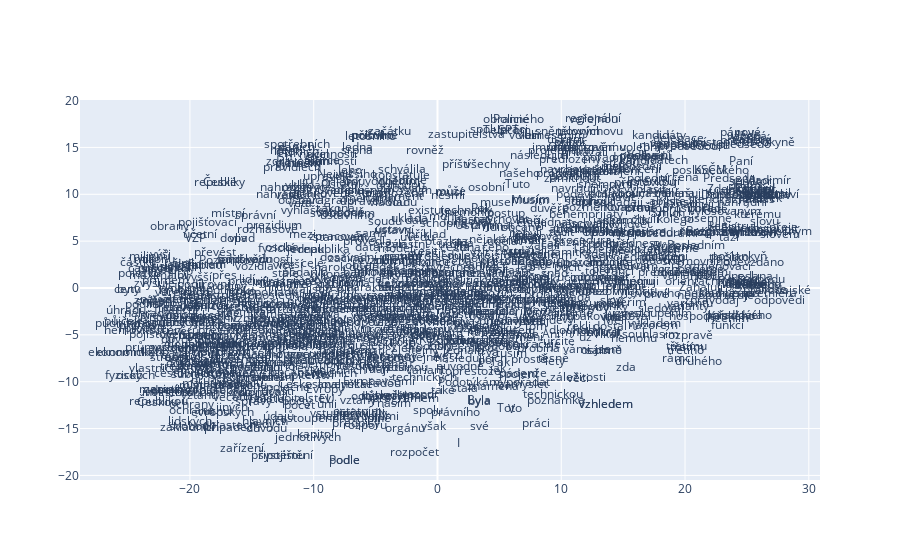

The notebook cell saved with this chart:
### Code cell
# Plot the TSNE
trace = go.Scatter(
    x = Y[:,0],
    y = Y[:,1],
    text = list(wanted_vocab),
    mode='text'
)

data = [trace]

# Plot and embed in ipython notebook!
iplot(data, filename='basic-scatter')

### Figure 1 — Plotly figure (JSON) as saved in the notebook; plotly's stock layout.template omitted (floating-point values rounded to 4 significant figures; data arrays with more than 128 entries replaced by an {"elided": "..."} marker saying what was removed)
{"data": [{"mode": "text", "text": {"elided": "1000 str values"}, "type": "scatter", "x": {"elided": "1000 float values"}, "y": {"elided": "1000 float values"}}], "layout": {"autosize": true, "xaxis": {"autorange": true, "range": [-28.88, 30.9], "type": "linear"}, "yaxis": {"autorange": true, "range": [-20.49, 20.06], "type": "linear"}}}
